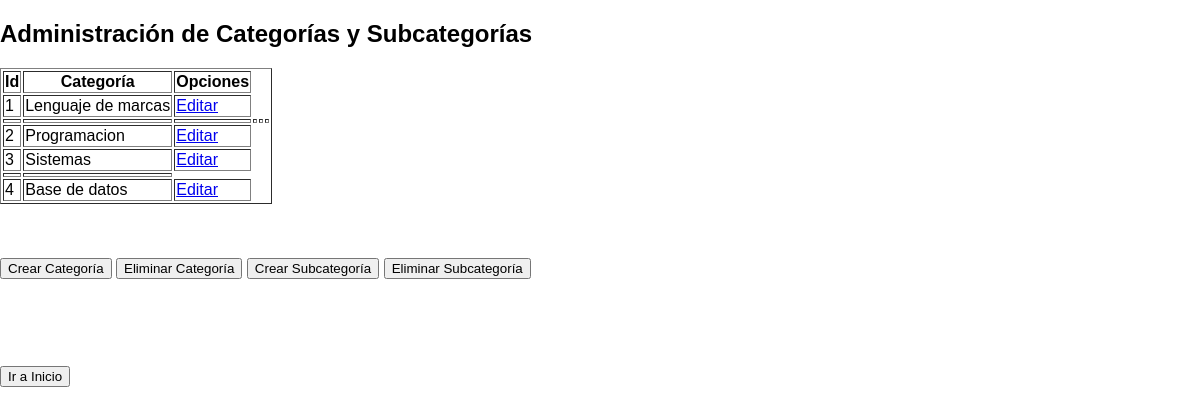
Screenshot of /categorias_REST.php with the database file from the repository.
### tables this page shows
CREATE TABLE Subcategorias (
    id INT AUTO_INCREMENT PRIMARY KEY,
    nombre VARCHAR(100) NOT NULL,
    categoria_id INT NOT NULL,
    
    FOREIGN KEY (categoria_id) REFERENCES Categorias(id) ON DELETE RESTRICT
);

CREATE TABLE Categorias (
    id INT AUTO_INCREMENT PRIMARY KEY,
    nombre VARCHAR(100) NOT NULL
);

### categorias_REST.php (the view, shortened to what this page needs)
<?php
$servername = "localhost";
$username = "root";
$password = "zero_krawen83";
$database = "bd_plataforma_examenes";
$conn = new mysqli($servername, $username, $password, $database);
$sql = "SELECT categorias.id AS ID, categorias.nombre AS categoria, subcategorias.id AS SubID, subcategorias.nombre AS subcategoria
        FROM categorias
        INNER JOIN subcategorias ON categorias.id = subcategorias.categoria_id
        ORDER BY categorias.id, subcategorias.id";
$result = $conn->query($sql);
?>
<!DOCTYPE html>
<html lang="es">
<head>
    <link rel="stylesheet" href="css\estilogeneral.css">
    <h2>Administración de Categorías y Subcategorías</h2>
</head>
<body>
<div class="form-group">
    <table border="1">
        <tr>
            <th>Id</th>
            <th>Categoría</th>
            <th>Opciones</th>
        </tr>
        <?php
            $previous_id = null;
            if ($result->num_rows > 0) {
            while($row = $result->fetch_assoc()) {
            if ($row["ID"] != $previous_id) {
            echo "<tr>";
            echo "<td>" . $row["ID"] . "</td>";
            echo "<td>" . $row["categoria"] . "</td>";
            echo "<td><a href='editar_categoria.php?id=" . $row["ID"] . "'>Editar</a></td>";
            echo "</tr>";
            } else {
            echo "<td></td><td></td>";
        }
        $previous_id = $row["ID"];
    }
} else {
    echo "<tr><td colspan='4'>No se encontraron resultados</td></tr>";
}
?>
</table>
<br><br><br>
    <button onclick="crearCategoria()">Crear Categoría</button>
    <button onclick="eliminarCategoria()">Eliminar Categoría</button>
    <button onclick="crearSubcategoria()">Crear Subcategoría</button>
    <button onclick="eliminarSubcategoria()">Eliminar Subcategoría</button>
    <br><br>
    <br><br><br>
</div>
</body>
<footer>
<a href="inicio.php"><button>Ir a Inicio</button></a>
</footer>
</html>

### css/estilogeneral.css (style rules this page uses)
body { margin: 0; padding: 0; font-family: Arial, sans-serif; }
.form-group { margin-bottom: 15px; }

### rows the page displays
subcategorias: categoria "1", categoria.nombre "Lenguaje de marcas"
subcategorias: categoria "2", categoria.nombre "Programacion"
subcategorias: categoria "3", categoria.nombre "Sistemas"
subcategorias: categoria "4", categoria.nombre "Base de datos"
